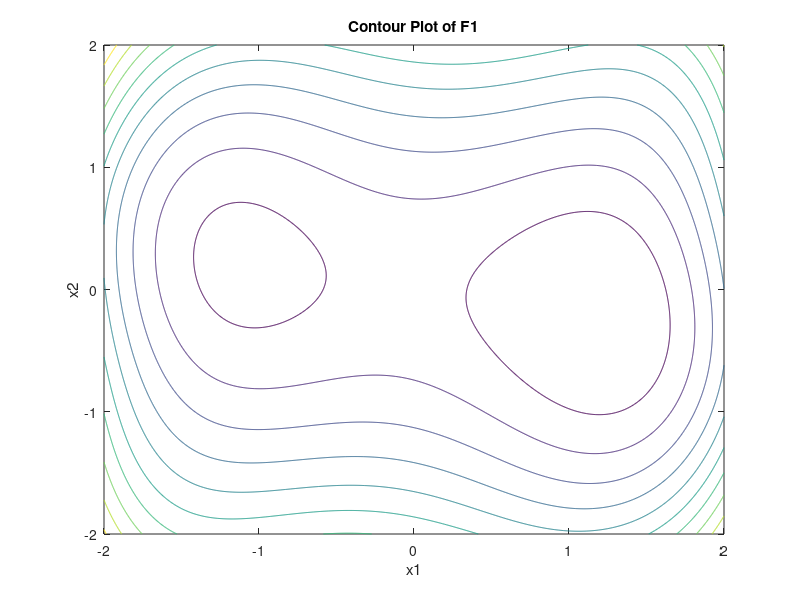
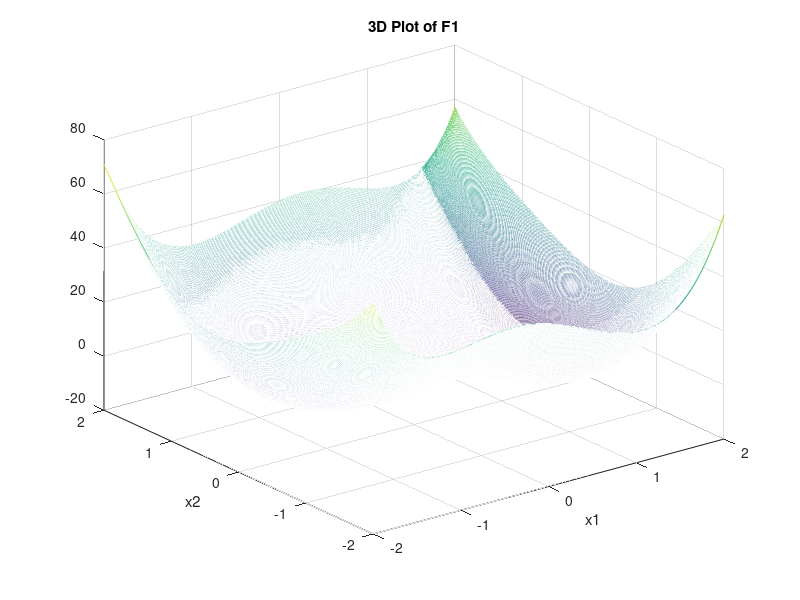
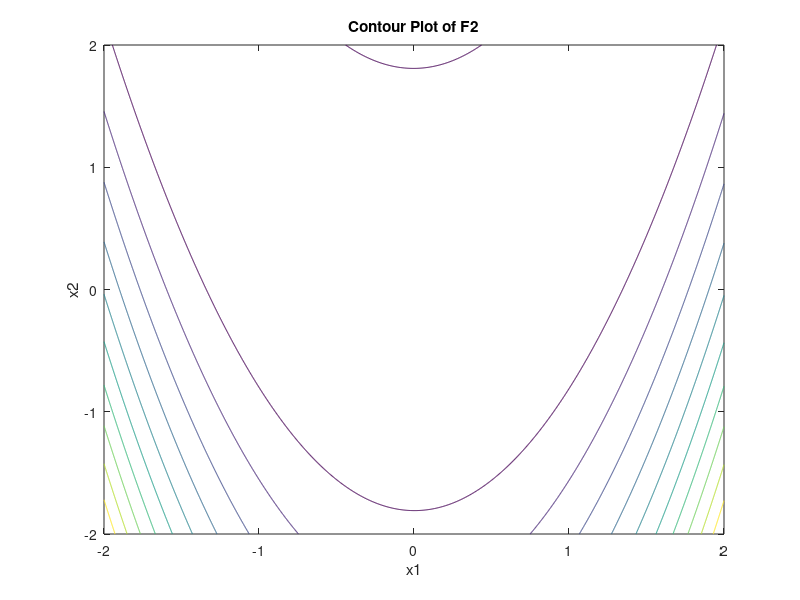
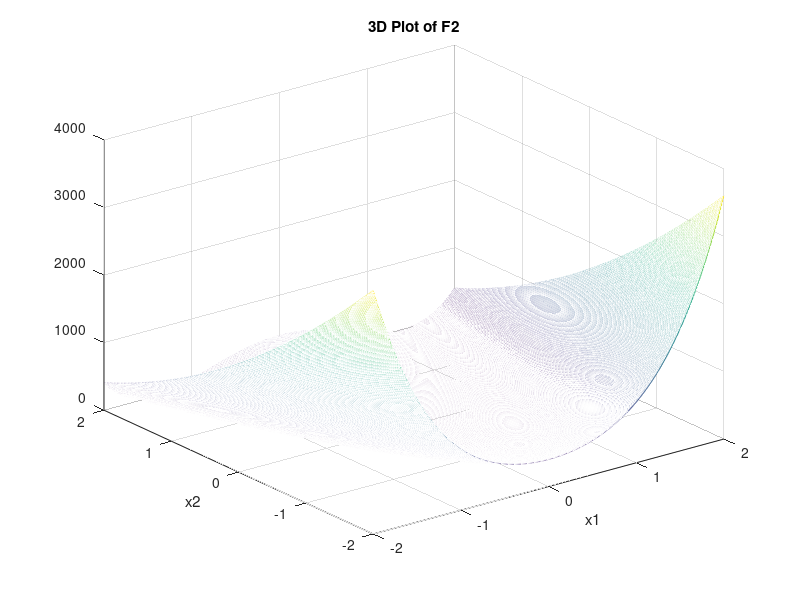

MATLAB code for these plots, in order:
clc 
clear all
close all

n=1000;
x= linspace(-2,2,n);
y= linspace(-2,2,n);
[x1,x2] = meshgrid(x,y);

% f1=zeros(n); f2= zeros(n); for i= linspace(1,n,n)
%     for j=linspace(1,n,n)
%         f1(i,j)= -10*x1(i)^2 +10*x2(j)^2 +4*sin(x1(i)*x2(j)) -2*x1(i)
%         +4*x1(i)^4; f2(i,j)= 100*(x2(j)-x1(i).^2).^2 +(1-x1(i)).^2;
%     end
% end
f1= -10.*x1.^2 +10.*x2.^2 +4*sin(x1.*x2) -2.*x1 +4.*x1.^4;
f2= 100.*(x2-x1.^2).^2 +(1-x1).^2;

[r,c]=find(f1==min(min(f1)));
minx= x(r);
miny= y(c);

figure()
contour(x1,x2,f1)
xlabel('x1'); ylabel('x2'); 
title('Contour Plot of F1')
figure()
mesh(x1,x2,f1)
xlabel('x1'); ylabel('x2'); 
title('3D Plot of F1')

figure()
contour(x1,x2,f2)
xlabel('x1'); ylabel('x2'); 
title('Contour Plot of F2')
figure()
mesh(x1,x2,f2)
xlabel('x1'); ylabel('x2'); 
title('3D Plot of F2')